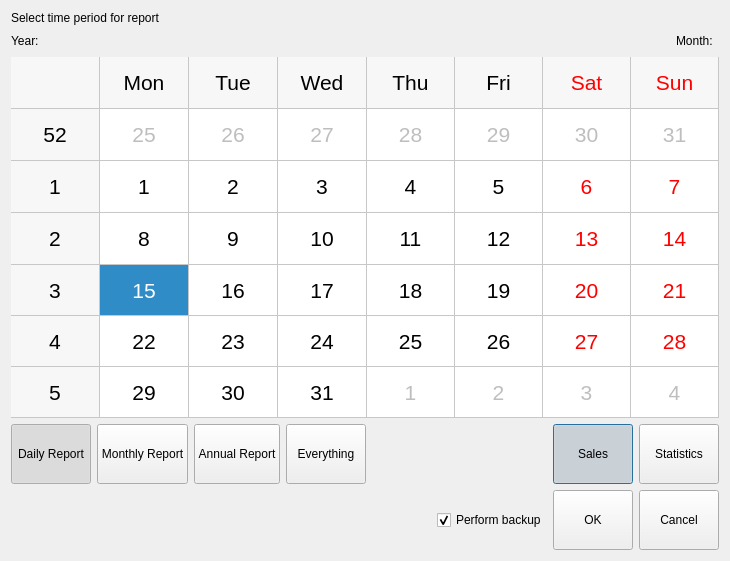
<?xml version="1.0" encoding="UTF-8"?>
<ui version="4.0">
 <author>Copyright 2010, Martin Koller</author>
 <class>DaySelectorDialog</class>
 <widget class="QDialog" name="DaySelectorDialog">
  <property name="geometry">
   <rect>
    <x>0</x>
    <y>0</y>
    <width>730</width>
    <height>561</height>
   </rect>
  </property>
  <property name="windowTitle">
   <string>Zeitraum auswählen</string>
  </property>
  <layout class="QGridLayout" name="gridLayout">
   <item row="0" column="0">
    <widget class="QLabel" name="label">
     <property name="text">
      <string>Select time period for report</string>
     </property>
    </widget>
   </item>
   <item row="1" column="0" colspan="3">
    <layout class="QHBoxLayout" name="horizontalLayout_4">
     <item>
      <widget class="QLabel" name="label_2">
       <property name="text">
        <string>Year:</string>
       </property>
      </widget>
     </item>
     <item>
      <widget class="TouchSpinBox" name="yearSpinBox" native="true">
       <property name="font">
        <font>
         <pointsize>16</pointsize>
        </font>
       </property>
      </widget>
     </item>
     <item>
      <spacer name="horizontalSpacer_3">
       <property name="orientation">
        <enum>Qt::Horizontal</enum>
       </property>
       <property name="sizeHint" stdset="0">
        <size>
         <width>40</width>
         <height>20</height>
        </size>
       </property>
      </spacer>
     </item>
     <item>
      <widget class="QLabel" name="label_3">
       <property name="text">
        <string>Month:</string>
       </property>
      </widget>
     </item>
     <item>
      <widget class="TouchSpinBox" name="monthSpinBox" native="true">
       <property name="font">
        <font>
         <pointsize>16</pointsize>
        </font>
       </property>
      </widget>
     </item>
    </layout>
   </item>
   <item row="2" column="0" colspan="3">
    <widget class="QCalendarWidget" name="calendarWidget">
     <property name="font">
      <font>
       <pointsize>16</pointsize>
      </font>
     </property>
     <property name="firstDayOfWeek">
      <enum>Qt::Monday</enum>
     </property>
     <property name="gridVisible">
      <bool>true</bool>
     </property>
     <property name="navigationBarVisible">
      <bool>false</bool>
     </property>
     <property name="dateEditEnabled">
      <bool>false</bool>
     </property>
    </widget>
   </item>
   <item row="3" column="0">
    <layout class="QHBoxLayout" name="horizontalLayout">
     <item>
      <widget class="QPushButton" name="dailyReport">
       <property name="minimumSize">
        <size>
         <width>0</width>
         <height>60</height>
        </size>
       </property>
       <property name="maximumSize">
        <size>
         <width>200</width>
         <height>16777215</height>
        </size>
       </property>
       <property name="text">
        <string>Daily Report</string>
       </property>
       <property name="checkable">
        <bool>true</bool>
       </property>
       <property name="checked">
        <bool>true</bool>
       </property>
       <property name="autoExclusive">
        <bool>true</bool>
       </property>
       <property name="autoDefault">
        <bool>false</bool>
       </property>
       <attribute name="buttonGroup">
        <string notr="true">buttonGroup</string>
       </attribute>
      </widget>
     </item>
     <item>
      <widget class="QPushButton" name="monthlyReport">
       <property name="minimumSize">
        <size>
         <width>0</width>
         <height>60</height>
        </size>
       </property>
       <property name="maximumSize">
        <size>
         <width>200</width>
         <height>16777215</height>
        </size>
       </property>
       <property name="text">
        <string>Monthly Report</string>
       </property>
       <property name="checkable">
        <bool>true</bool>
       </property>
       <property name="autoExclusive">
        <bool>true</bool>
       </property>
       <property name="autoDefault">
        <bool>false</bool>
       </property>
       <attribute name="buttonGroup">
        <string notr="true">buttonGroup</string>
       </attribute>
      </widget>
     </item>
     <item>
      <widget class="QPushButton" name="yearlyReport">
       <property name="minimumSize">
        <size>
         <width>0</width>
         <height>60</height>
        </size>
       </property>
       <property name="maximumSize">
        <size>
         <width>200</width>
         <height>16777215</height>
        </size>
       </property>
       <property name="text">
        <string>Annual Report</string>
       </property>
       <property name="checkable">
        <bool>true</bool>
       </property>
       <property name="autoExclusive">
        <bool>true</bool>
       </property>
       <property name="autoDefault">
        <bool>false</bool>
       </property>
       <attribute name="buttonGroup">
        <string notr="true">buttonGroup</string>
       </attribute>
      </widget>
     </item>
     <item>
      <widget class="QPushButton" name="allReport">
       <property name="minimumSize">
        <size>
         <width>0</width>
         <height>60</height>
        </size>
       </property>
       <property name="text">
        <string>Everything</string>
       </property>
       <property name="checkable">
        <bool>true</bool>
       </property>
       <property name="autoExclusive">
        <bool>true</bool>
       </property>
       <property name="autoDefault">
        <bool>false</bool>
       </property>
       <attribute name="buttonGroup">
        <string notr="true">buttonGroup</string>
       </attribute>
      </widget>
     </item>
    </layout>
   </item>
   <item row="3" column="1">
    <spacer name="horizontalSpacer">
     <property name="orientation">
      <enum>Qt::Horizontal</enum>
     </property>
     <property name="sizeHint" stdset="0">
      <size>
       <width>129</width>
       <height>20</height>
      </size>
     </property>
    </spacer>
   </item>
   <item row="3" column="2">
    <layout class="QHBoxLayout" name="horizontalLayout_3">
     <item>
      <widget class="QPushButton" name="turnover">
       <property name="minimumSize">
        <size>
         <width>0</width>
         <height>60</height>
        </size>
       </property>
       <property name="text">
        <string>Sales</string>
       </property>
       <property name="checkable">
        <bool>true</bool>
       </property>
       <property name="checked">
        <bool>true</bool>
       </property>
       <property name="autoExclusive">
        <bool>true</bool>
       </property>
      </widget>
     </item>
     <item>
      <widget class="QPushButton" name="statistics">
       <property name="minimumSize">
        <size>
         <width>0</width>
         <height>60</height>
        </size>
       </property>
       <property name="text">
        <string>Statistics</string>
       </property>
       <property name="checkable">
        <bool>true</bool>
       </property>
       <property name="autoExclusive">
        <bool>true</bool>
       </property>
      </widget>
     </item>
    </layout>
   </item>
   <item row="4" column="0" colspan="3">
    <layout class="QHBoxLayout" name="horizontalLayout_2">
     <item>
      <spacer name="horizontalSpacer_2">
       <property name="orientation">
        <enum>Qt::Horizontal</enum>
       </property>
       <property name="sizeHint" stdset="0">
        <size>
         <width>40</width>
         <height>20</height>
        </size>
       </property>
      </spacer>
     </item>
     <item>
      <widget class="QCheckBox" name="makeBackup">
       <property name="minimumSize">
        <size>
         <width>0</width>
         <height>0</height>
        </size>
       </property>
       <property name="text">
        <string>Perform backup</string>
       </property>
       <property name="checked">
        <bool>true</bool>
       </property>
      </widget>
     </item>
     <item>
      <widget class="QPushButton" name="ok">
       <property name="minimumSize">
        <size>
         <width>0</width>
         <height>60</height>
        </size>
       </property>
       <property name="text">
        <string>OK</string>
       </property>
       <property name="icon">
        <iconset resource="LillePOS.qrc">
         <normaloff>:/icons/ok.png</normaloff>:/icons/ok.png</iconset>
       </property>
       <property name="iconSize">
        <size>
         <width>32</width>
         <height>32</height>
        </size>
       </property>
      </widget>
     </item>
     <item>
      <widget class="QPushButton" name="cancel">
       <property name="minimumSize">
        <size>
         <width>0</width>
         <height>60</height>
        </size>
       </property>
       <property name="text">
        <string>Cancel</string>
       </property>
       <property name="icon">
        <iconset resource="LillePOS.qrc">
         <normaloff>:/icons/cancel.png</normaloff>:/icons/cancel.png</iconset>
       </property>
       <property name="iconSize">
        <size>
         <width>32</width>
         <height>32</height>
        </size>
       </property>
       <property name="autoDefault">
        <bool>false</bool>
       </property>
      </widget>
     </item>
    </layout>
   </item>
  </layout>
 </widget>
 <customwidgets>
  <customwidget>
   <class>TouchSpinBox</class>
   <extends>QWidget</extends>
   <header location="global">TouchSpinBox.hxx</header>
   <container>1</container>
  </customwidget>
 </customwidgets>
 <resources>
  <include location="LillePOS.qrc"/>
 </resources>
 <connections>
  <connection>
   <sender>ok</sender>
   <signal>clicked()</signal>
   <receiver>DaySelectorDialog</receiver>
   <slot>accept()</slot>
   <hints>
    <hint type="sourcelabel">
     <x>568</x>
     <y>520</y>
    </hint>
    <hint type="destinationlabel">
     <x>550</x>
     <y>288</y>
    </hint>
   </hints>
  </connection>
  <connection>
   <sender>cancel</sender>
   <signal>clicked()</signal>
   <receiver>DaySelectorDialog</receiver>
   <slot>reject()</slot>
   <hints>
    <hint type="sourcelabel">
     <x>722</x>
     <y>535</y>
    </hint>
    <hint type="destinationlabel">
     <x>407</x>
     <y>293</y>
    </hint>
   </hints>
  </connection>
 </connections>
 <buttongroups>
  <buttongroup name="buttonGroup"/>
 </buttongroups>
</ui>
